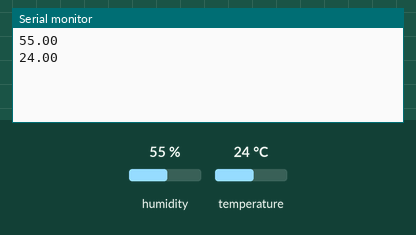
A sketch run on a simulated ESP8266 (NodeMCU). On the bench: the last lines printed to the serial monitor. The inputs (shaded band) are chosen by the test bench; at power-on: humidity 55 %, temperature 24 °C. WiFi joins after 1.5 s; servers stay silent unless stated.

Above: at 3.0 s.
3.1 s: humidity set to 22 %
At 4.4 s:
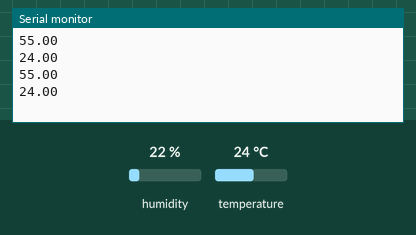
4.6 s: temperature set to 12 °C
At 6.0 s:
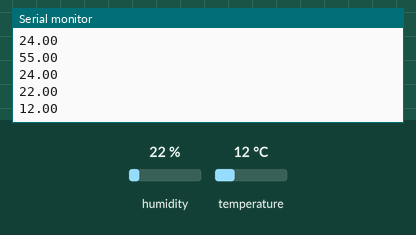
6.1 s: humidity set to 40 %
At 7.6 s:
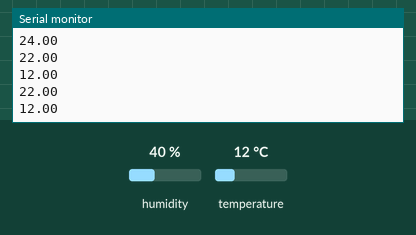
Timing chart, 0 to 9.1 s (numbered marks = the images above; inputs shaded):
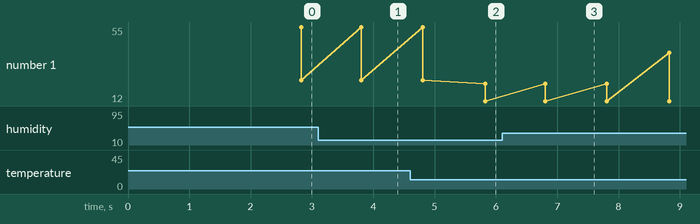

Measured:
- after the input at 4.6 s, the serial monitor: prints a new line after 1.2 s (image 2)
- plotted number 1: 24 → 12 after the input at 4.6 s

The sketch:

blyndht11.ino
```cpp
/* Comment this out to disable prints and save space */
#define BLYNK_PRINT Serial


#include <ESP8266WiFi.h>
#include <BlynkSimpleEsp8266.h>

// You should get Auth Token in the Blynk App.
// Go to the Project Settings (nut icon).
char auth[] = "al_-NvZAZvI5gkAmz6NCJe3lF02OIiR1";

// Your WiFi credentials.
// Set password to "" for open networks.
char ssid[] = "Fpoly-Students";
char pass[] = "fpolyhcm@123";


//#define DHTTYPE DHT22   // DHT 22, AM2302, AM2321
//#define DHTTYPE DHT21   // DHT 21, AM2301

#include "DHT.h"

const int DHTPIN = 4;       //Đọc dữ liệu từ DHT11 ở chân 2 trên mạch Arduino
const int DHTTYPE = DHT11;  //Khai báo loại cảm biến, có 2 loại là DHT11 và DHT22

DHT dht(DHTPIN, DHTTYPE);
BlynkTimer timer;

// This function sends Arduino's up time every second to Virtual Pin (5).
// In the app, Widget's reading frequency should be set to PUSH. This means
// that you define how often to send data to Blynk App.
void sendSensor()
{
  float h = dht.readHumidity();    //Đọc độ ẩm
  float t = dht.readTemperature(); //Đọc nhiệt độ
  if (isnan(h) ) {
    Serial.println("Failed to read from DHT sensor!");
   return;
  }
  // You can send any value at any time.
  // Please don't send more that 10 values per second.
// or dht.readTemperature(true) for Fahrenheit
    Blynk.virtualWrite(V5, h);
  Serial.println(h);
  Serial.println(t);
  Blynk.virtualWrite(V6, t);
}

void setup()
{
  // Debug console
  Serial.begin(9600);

  Blynk.begin(auth, ssid, pass);
  // You can also specify server:
  //Blynk.begin(auth, ssid, pass, "blynk-cloud.com", 80);
  //Blynk.begin(auth, ssid, pass, IPAddress(192,168,1,100), 8080);

  dht.begin();

  // Setup a function to be called every second
 timer.setInterval(1000L, sendSensor);
}

void loop()
{


  Blynk.run();
  timer.run();

}
```
